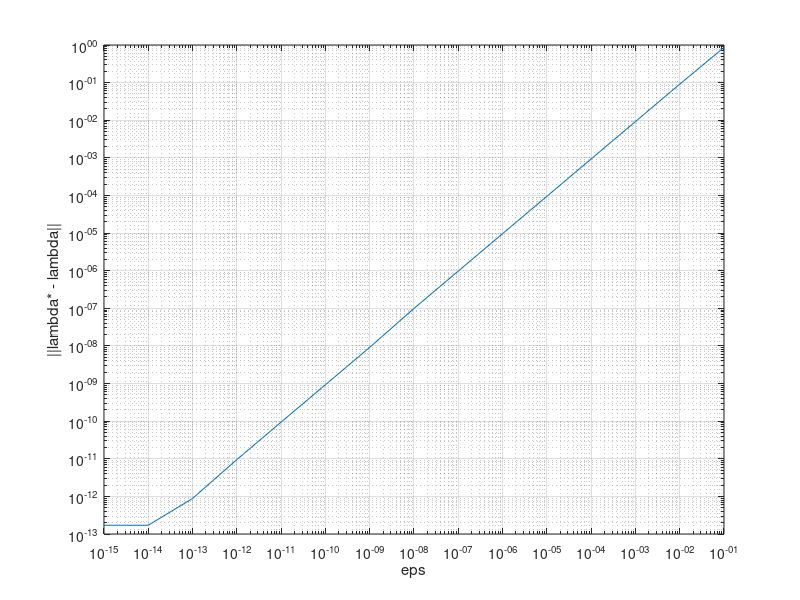
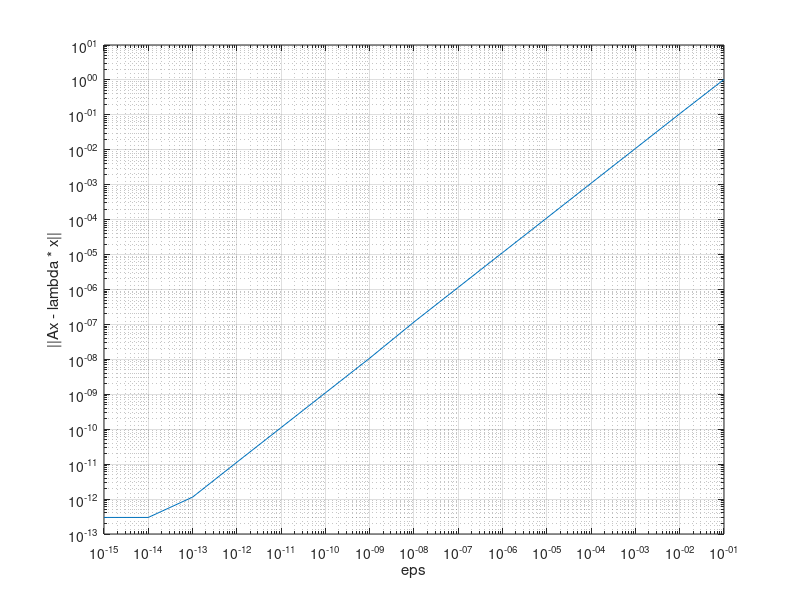
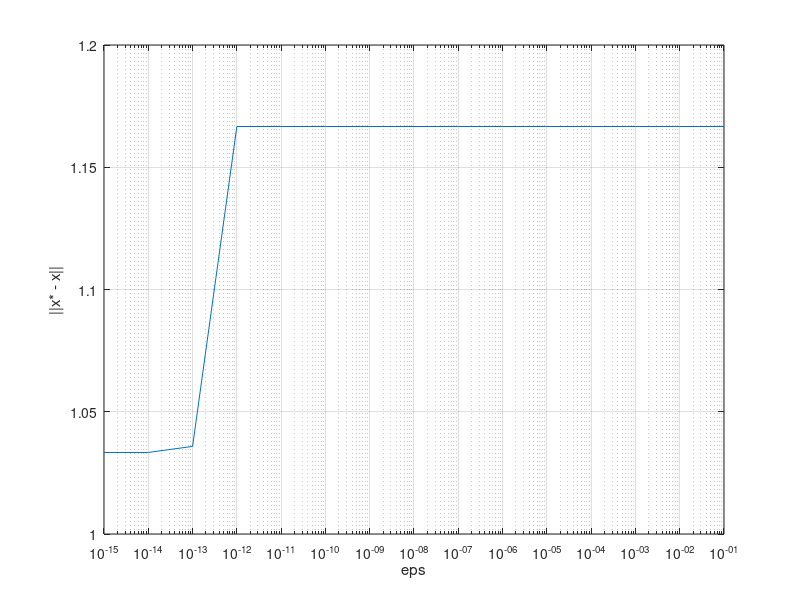
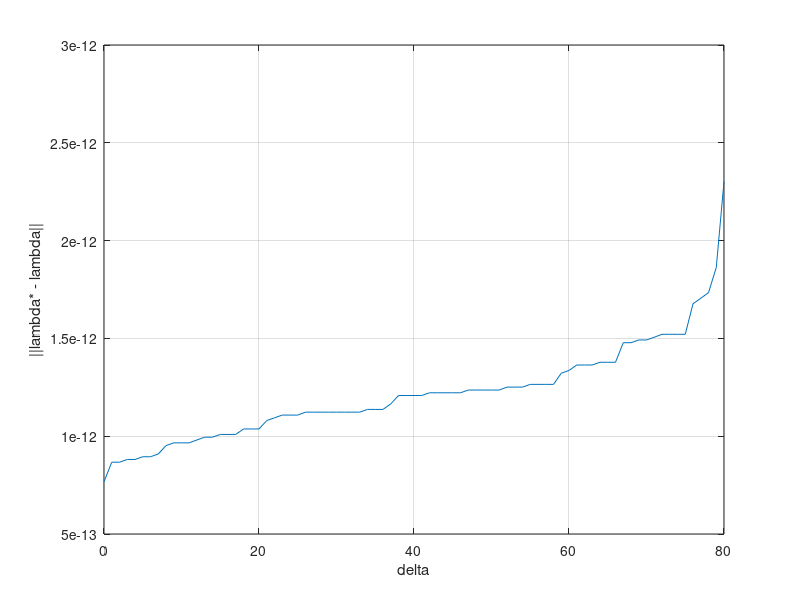

These charts were generated, in order, by the following MATLAB code:
figure
A = load('output1_1.txt');
A = sort(A);
lambda = A(:, 1);
eps = A(:, 2);
loglog(eps, lambda)
grid on
xlabel('eps')
ylabel('||lambda* - lambda||')

figure
A = load('output1_2.txt');
A = sort(A);
nevyazka = A(:, 1);
eps = A(:, 2);
loglog(eps, nevyazka)
grid on
xlabel('eps')
ylabel('||Ax - lambda * x||')

figure
A = load('output1_3.txt');
A = sort(A);
x = A(:, 1);
eps = A(:, 2);
semilogx(eps, x)
grid on
xlabel('eps')
ylabel('||x* - x||')

figure
A = load('output2_1.txt');
A = sort(A);
lambda = A(:, 1);
move = A(:, 2);
plot(move, lambda)
grid on
xlabel('delta')
ylabel('||lambda* - lambda||')

figure
A = load('output2_2.txt');
A = sort(A);
nevyazka = A(:, 1);
move = A(:, 2);
semilogy(move, nevyazka)
grid on
xlabel('delta')
ylabel('||Ax - lambda * x||')

figure
A = load('output2_3.txt');
A = sort(A);
x = A(:, 1);
move = A(:, 2);
plot(move, x)
grid on
xlabel('delta')
ylabel('||x* - x||')

figure
A = load('output3_1.txt');
A = sort(A);
lambda = A(:, 1);
move = A(:, 2);
plot(move, lambda)
grid on
xlabel('delta')
ylabel('||lambda* - lambda||')

figure
A = load('output3_2.txt');
A = sort(A);
nevyazka = A(:, 1);
move = A(:, 2);
plot(move, nevyazka)
grid on
xlabel('delta')
ylabel('||Ax - lambda * x||')

figure
A = load('output3_3.txt');
A = sort(A);
x = A(:, 1);
move = A(:, 2);
plot(move, x)
grid on
xlabel('delta')
ylabel('||x* - x||')